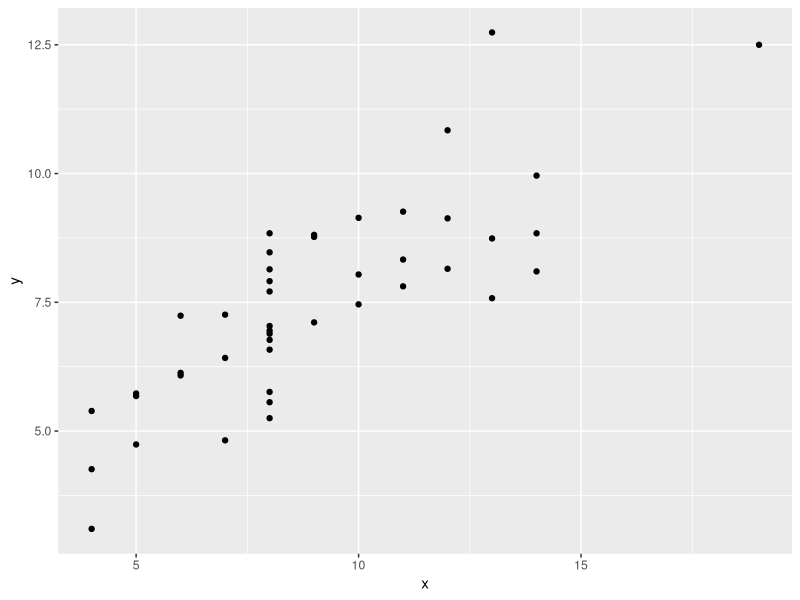
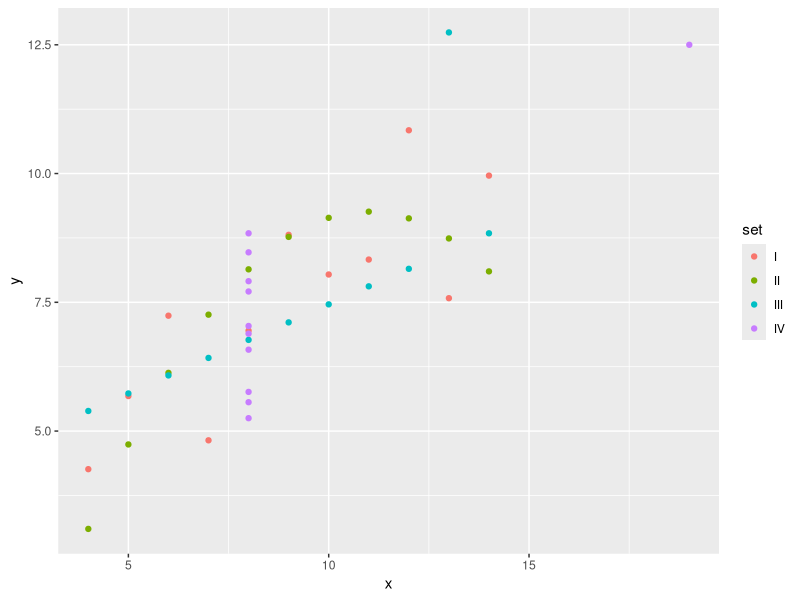
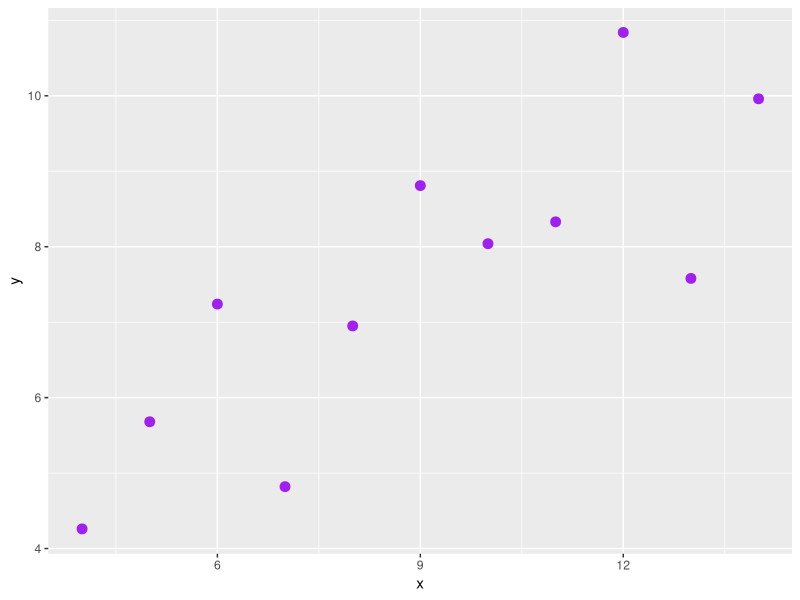
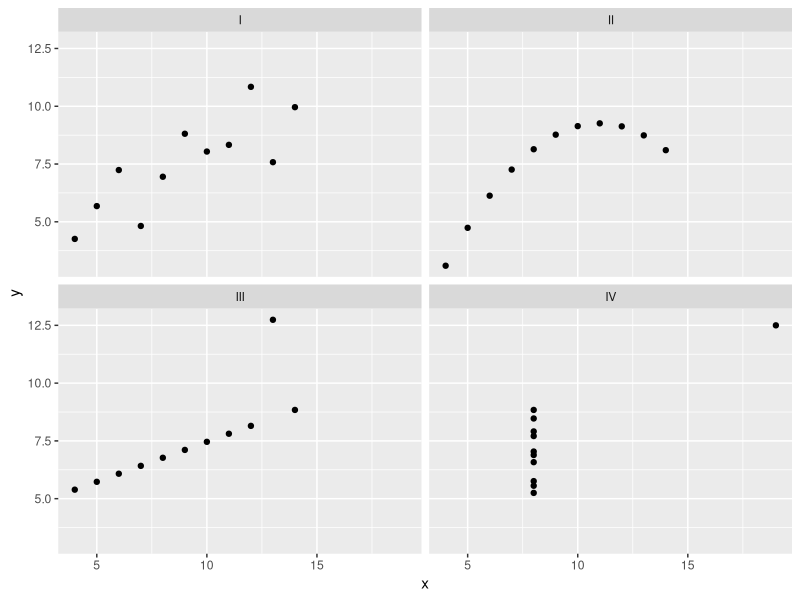
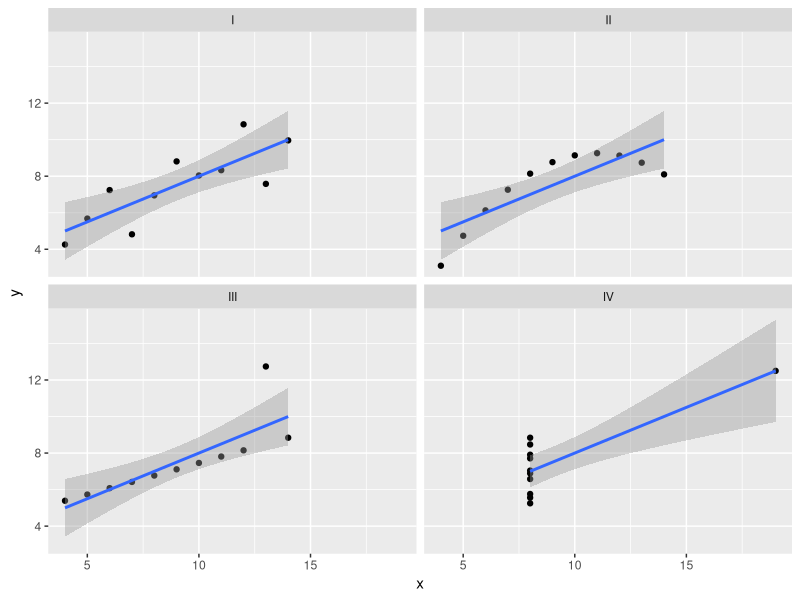
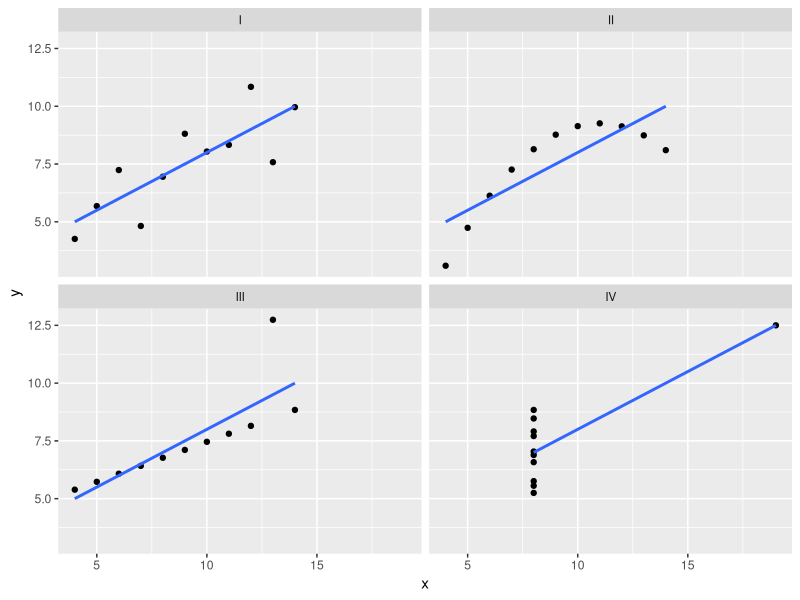

R code for these plots, in order:
## ---- chunk 1

library(tidyverse)

## ---- chunk 2

anscombe

## ---- chunk 3
# old-school `gather()` and `spread()`
anscombe_tidy <- anscombe %>%
  mutate(observation = seq_len(n())) %>%
  gather(key, value, -observation) %>%
  separate(key, c("variable", "set"), 1, convert = TRUE) %>%
  mutate(set = c("I", "II", "III", "IV")[set]) %>%
  spread(variable, value) %>%
  arrange(set)

head(anscombe_tidy)

## ---- chunk 4
# example
anscombe_tidy %>%
  group_by(set) %>%
  summarize(mean.x = mean(x))

## ---- chunk 5
# solution
anscombe_tidy %>% 
  group_by(set) %>% 
  summarize(mean(x), 
            sd(x), 
            mean(y), 
            sd(y), 
            cor(x, y))


## ---- chunk 6
# example
ggplot(anscombe_tidy, aes(x = x, y = y)) + 
  geom_point() 


## ---- chunk 7
# example
ggplot(anscombe_tidy, aes(x = x, y = y, colour = set)) + 
  geom_point() 



## ---- chunk 8
# solution
anscombe_tidy %>%
  filter(set == "I") %>%
ggplot() + 
  geom_point(aes(x, y), size = 3, colour = "purple")

## ---- chunk 9

ggplot(anscombe_tidy) + 
  geom_point(aes(x, y)) + 
  facet_wrap(~set)

## ---- chunk 10

ggplot(anscombe_tidy, aes(x, y)) + 
  geom_point() + 
  geom_smooth(method = lm) +
  facet_wrap(~set)

## ---- chunk 11

ggplot(anscombe_tidy, aes(x, y)) + 
  geom_point() + geom_smooth(method = lm, se = FALSE) + 
  facet_wrap(~set)

